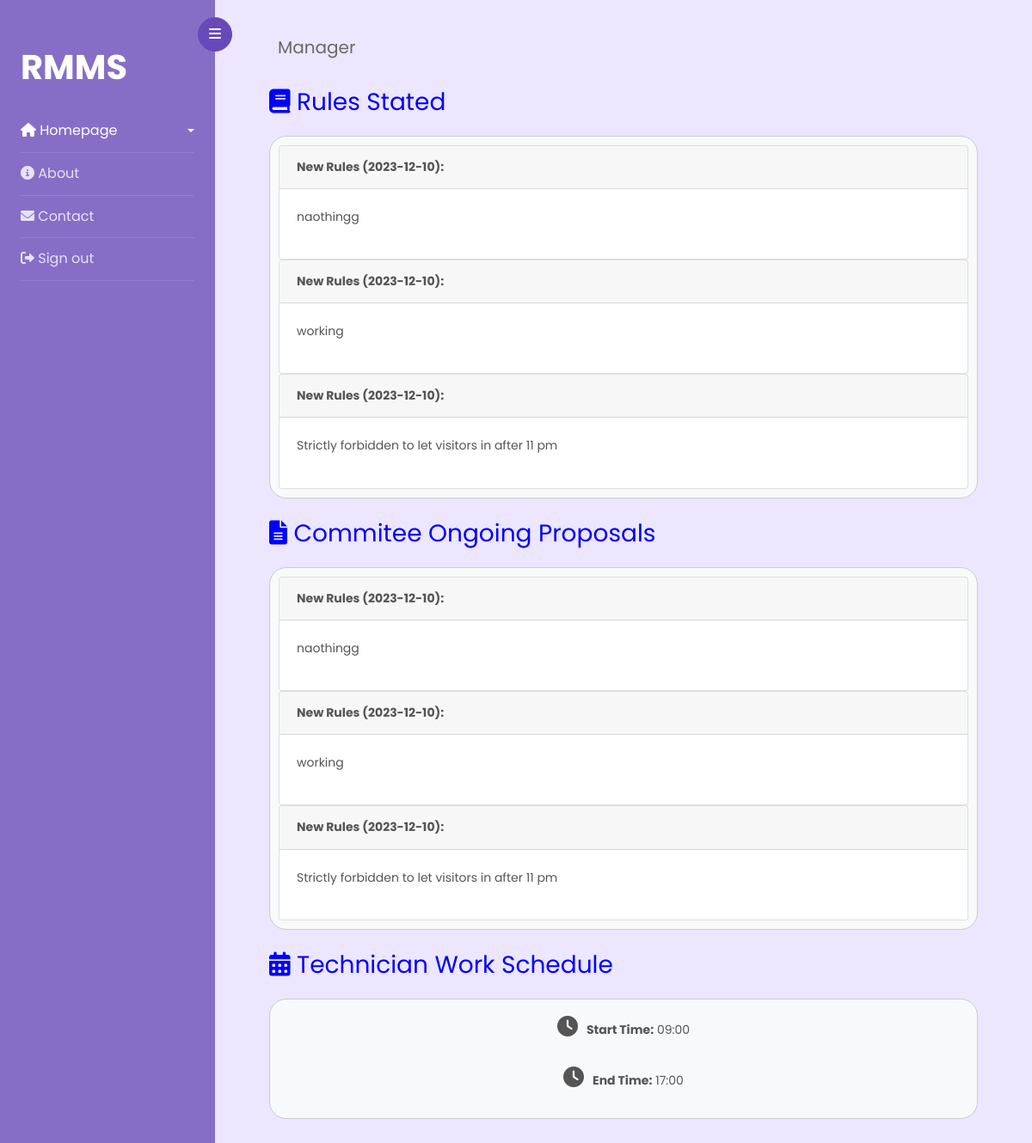
The page /manager/manager.php (signed in) on the database its author committed.
### tables this page shows
CREATE TABLE `rules` (
  `RulesStatedSurrogateKey` int(11) NOT NULL,
  `OwnershipIdentityNumber` varchar(256) NOT NULL,
  `ManagerID` int(4) DEFAULT NULL,
  `RenteeID` int(4) DEFAULT NULL,
  `GuardID` int(4) DEFAULT NULL,
  `DateOfRuleState` date NOT NULL DEFAULT current_timestamp(),
  `StatedRules` text NOT NULL,
  `Feedback` text DEFAULT NULL
);

### manager/manager.php (the view, shortened to what this page needs)
<!doctype html>
<html lang="en">
<head>
    <link rel="stylesheet" href="https://stackpath.bootstrapcdn.com/font-awesome/4.7.0/css/font-awesome.min.css">
    <link rel="stylesheet" href="css/style.css">
    <link rel="stylesheet" href="https://cdnjs.cloudflare.com/ajax/libs/font-awesome/6.0.0-beta3/css/all.min.css"
>
</head>
<body>
    <div class="wrapper d-flex align-items-stretch">
        <nav id="sidebar">
            <div class="custom-menu">
                <button type="button" id="sidebarCollapse" class="btn btn-primary">
                    <i class="fa fa-bars"></i>
                </button>
            </div>
            <div class="p-4 pt-5">
                <h1><a href="#0" class="logo">RMMS</a></h1>
                <ul class="list-unstyled components mb-5">
                    <li class="active">
                        <a href="#homeSubmenu" data-toggle="collapse" aria-expanded="false" class="dropdown-toggle"><i
                                class="fas fa-home"></i> Homepage</a>
                    </li>
                    <li>
                        <a href="../index.html">
                            <i class="fas fa-info-circle"></i> About
                        </a>
                    </li>
                    <li>
                        <a href="../Form/ServiceForm.html">
                            <i class="fas fa-envelope"></i> Contact
                        </a>
                    </li>
                    <li>
                        <a href="../logIn.html">
                            <i class="fas fa-sign-out-alt"></i> Sign out
                        </a>
                    </li>
                </ul>
            </div>
        </nav>
        <div id="content" class="p-4 p-md-5 pt-5">
            <div class="container">
                <?php
                echo '<h5 style="color: #696969; margin-top:-2%;margin-left: 10px">Manager</h5>';
                ?>
                <h3><i class="fas fa-book"></i> Rules Stated</h3>
                <div class="rules-container">
                    <?php
                    $link = mysqli_connect("localhost", "root", "", "rmms");
                    $sql = "SELECT `RulesStatedSurrogateKey`, `OwnershipIdentityNumber`, `ManagerID`, `RenteeID`, `GuardID`, `DateOfRuleState`, `StatedRules`, `Feedback` FROM `rules`";
                    $result = mysqli_query($link, $sql);
                    if ($result) {
                        while ($row = mysqli_fetch_assoc($result)) {
                            $dateOfRule = $row['DateOfRuleState'];
                            $statedRules = $row['StatedRules'];
                            ?>
                            <div class="card">
                                <div class="card-header">
                                    <b>
                                        <?php echo "New Rules (" . $dateOfRule . "):"; ?>
                                    </b>
                                </div>
                                <div class="card-body">
                                    <p>
                                        <?php echo $statedRules; ?>
                                    </p>
                                </div>
                            </div>
                            <?php
                        }
                    } else {
                        echo "ERROR: Could not execute $sql. " . mysqli_error($link);
                    }
                    ?>
                </div>
                <h3><i class="fas fa-file-alt"></i> Commitee Ongoing Proposals</h3>
                <div class="rules-container">
                    <?php
                    $link = mysqli_connect("localhost", "root", "", "rmms");
                    $sql = "SELECT `RulesStatedSurrogateKey`, `OwnershipIdentityNumber`, `ManagerID`, `RenteeID`, `GuardID`, `DateOfRuleState`, `StatedRules`, `Feedback` FROM `rules`";
                    $result = mysqli_query($link, $sql);
                    if ($result) {
                        while ($row = mysqli_fetch_assoc($result)) {
                            $dateOfRule = $row['DateOfRuleState'];
                            $statedRules = $row['StatedRules'];
                            ?>
                            <div class="card">
                                <div class="card-header">
                                    <b>
                                        <?php echo "New Rules (" . $dateOfRule . "):"; ?>
                                    </b>
                                </div>
                                <div class="card-body">
                                    <p>
                                        <?php echo $statedRules; ?>
                                    </p>
                                </div>
                            </div>
                            <?php
                        }
                    } else {
                        echo "ERROR: Could not execute $sql. " . mysqli_error($link);
                    }
                    ?>
                </div>
                <h3><i class="fas fa-calendar-alt"></i> Technician Work Schedule</h3>
                <div class="servant-work-container">
                    <div>
                        <p><span class="clock-icon"><i class="fas fa-clock"></i></span><b>Start Time:</b> 09:00</p>
                        <p><span class="clock-icon"><i class="fas fa-clock"></i></span><b>End Time:</b> 17:00</p>
                    </div>
                </div>
            </div>
        </div>
</body>
</html>

### manager/manager.php (style rules this page uses)
body, html { height: 100%; margin: 0; background-color: #ece6ff; }
.container { min-height: 100vh; display: flex; flex-direction: column; justify-content: space-between; color: #555; }
h3 { color: blue; margin-top: 20px; font-weight: 400; }
h1 { color: blue; }
.rules-container, .complain-container, .servant-work-container { border: 1px solid #ccc; padding: 10px; margin-top: 10px; border-radius: 20px; background-color: #f8f9fa; }
.servant-work-container { border: 1px solid #ccc; padding: 10px; margin-top: 10px; background-color: #f8f9fa; display: flex; align-items: center; justify-content: center; text-align: center; }
.clock-icon { margin-right: 10px; font-size: 24px; }

### rows shown on the page
rules: DateOfRuleState "2023-12-10", StatedRules "naothingg"
rules: DateOfRuleState "2023-12-10", StatedRules "working"
rules: DateOfRuleState "2023-12-10", StatedRules "Strictly forbidden to let visitors in after 11 pm"
